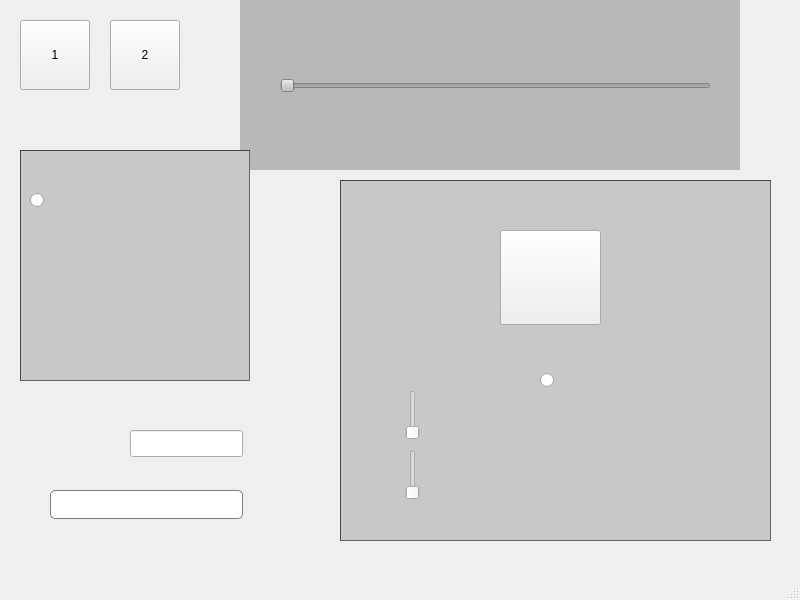
<?xml version="1.0" encoding="UTF-8"?>
<ui version="4.0">
 <class>MainWindow</class>
 <widget class="QMainWindow" name="MainWindow">
  <property name="geometry">
   <rect>
    <x>0</x>
    <y>0</y>
    <width>800</width>
    <height>600</height>
   </rect>
  </property>
  <property name="windowTitle">
   <string>MainWindow</string>
  </property>
  <widget class="QWidget" name="centralwidget">
   <widget class="QToolButton" name="toolButton">
    <property name="geometry">
     <rect>
      <x>20</x>
      <y>20</y>
      <width>70</width>
      <height>70</height>
     </rect>
    </property>
    <property name="text">
     <string>1</string>
    </property>
   </widget>
   <widget class="QToolButton" name="toolButton_2">
    <property name="geometry">
     <rect>
      <x>110</x>
      <y>20</y>
      <width>70</width>
      <height>70</height>
     </rect>
    </property>
    <property name="text">
     <string>2</string>
    </property>
   </widget>
   <widget class="CImprovedPanel" name="ImprovedPanel">
    <property name="geometry">
     <rect>
      <x>340</x>
      <y>180</y>
      <width>431</width>
      <height>361</height>
     </rect>
    </property>
    <property name="toolTip">
     <string>Pannello animato</string>
    </property>
    <property name="whatsThis">
     <string>Pannello animato</string>
    </property>
    <property name="styleSheet">
     <string notr="true">#ImprovedPanel{border-width:1px;
border-color: rgb(68, 68, 68);
border-style:inset;
	background-color: rgb(200, 200, 200);
}</string>
    </property>
    <property name="resizeTime">
     <number>700</number>
    </property>
    <widget class="CLightBlueSwitch" name="Light Blue Switch">
     <property name="geometry">
      <rect>
       <x>30</x>
       <y>270</y>
       <width>85</width>
       <height>50</height>
      </rect>
     </property>
     <property name="toolTip">
      <string>Eyecandy light blue switch</string>
     </property>
     <property name="whatsThis">
      <string>Eyecandy light blue switch</string>
     </property>
     <property name="minimum">
      <number>0</number>
     </property>
     <property name="maximum">
      <number>99</number>
     </property>
    </widget>
    <widget class="CGreenSwitch" name="Green Switch">
     <property name="geometry">
      <rect>
       <x>30</x>
       <y>210</y>
       <width>85</width>
       <height>50</height>
      </rect>
     </property>
     <property name="toolTip">
      <string>Eyecandy green switch</string>
     </property>
     <property name="whatsThis">
      <string>Eyecandy green switch</string>
     </property>
     <property name="minimum">
      <number>0</number>
     </property>
     <property name="maximum">
      <number>99</number>
     </property>
    </widget>
    <widget class="CImprovedButton" name="ImprovedButton">
     <property name="geometry">
      <rect>
       <x>160</x>
       <y>50</y>
       <width>101</width>
       <height>95</height>
      </rect>
     </property>
     <property name="toolTip">
      <string>Pulsante animato</string>
     </property>
     <property name="whatsThis">
      <string>Pulsante animato</string>
     </property>
     <property name="styleSheet">
      <string notr="true">CImprovedButton{
	border-image: url(:/images/sliders/knob_lblue.png);
}</string>
     </property>
     <property name="fixetTextVisibility">
      <bool>true</bool>
     </property>
     <property name="indicatorVisibility">
      <bool>false</bool>
     </property>
     <property name="indicatorSize">
      <size>
       <width>25</width>
       <height>20</height>
      </size>
     </property>
     <property name="indicatorFont">
      <font>
       <pointsize>12</pointsize>
       <weight>75</weight>
       <bold>true</bold>
      </font>
     </property>
     <property name="pixmapFile">
      <pixmap resource="resources/components_resources.qrc">:/images/sliders/knob_lblue.png</pixmap>
     </property>
     <property name="appliedMask" stdset="0">
      <bool>true</bool>
     </property>
    </widget>
    <widget class="CLightBlueRadio" name="Light Blue Radio">
     <property name="geometry">
      <rect>
       <x>200</x>
       <y>180</y>
       <width>210</width>
       <height>40</height>
      </rect>
     </property>
     <property name="toolTip">
      <string>Eyecandy light blue Radio</string>
     </property>
     <property name="whatsThis">
      <string>Eyecandy light blue Radio</string>
     </property>
    </widget>
   </widget>
   <widget class="CImprovedStackWidget" name="SlidingPanel">
    <property name="geometry">
     <rect>
      <x>240</x>
      <y>-30</y>
      <width>500</width>
      <height>200</height>
     </rect>
    </property>
    <property name="minimumSize">
     <size>
      <width>0</width>
      <height>0</height>
     </size>
    </property>
    <property name="toolTip">
     <string>Animated sliding panel</string>
    </property>
    <property name="whatsThis">
     <string>Animated sliding panel</string>
    </property>
    <property name="styleSheet">
     <string>background-color: rgb(184, 184, 184);</string>
    </property>
    <property name="currentIndex">
     <number>0</number>
    </property>
    <widget class="QWidget" name="page">
     <widget class="QSlider" name="horizontalSlider">
      <property name="geometry">
       <rect>
        <x>40</x>
        <y>100</y>
        <width>431</width>
        <height>31</height>
       </rect>
      </property>
      <property name="styleSheet">
       <string notr="true">QSlider::groove:horizontal {
border-image: url(:/images/sliders/fill_horizontal.png);


}
QSlider::handle:horizontal {
	border-image: url(:/images/sliders/knob_lblue.png);
    width: 30px;
    height:30px;
}
QSlider::add-page:horizontal {

}
QSlider::sub-page:horizontal {
border-image: url(:/images/sliders/fill_horizontal.png);
}
QSlider::handle:pressed {
	border-image: url(:/images/sliders/knob_lblue.png);
    width: 40px;
    height: 40px;
}</string>
      </property>
      <property name="orientation">
       <enum>Qt::Horizontal</enum>
      </property>
     </widget>
    </widget>
    <widget class="QWidget" name="page_2"/>
   </widget>
   <widget class="CImprovedPanel" name="ImprovedPanel_2">
    <property name="geometry">
     <rect>
      <x>20</x>
      <y>150</y>
      <width>230</width>
      <height>231</height>
     </rect>
    </property>
    <property name="toolTip">
     <string>Pannello animato</string>
    </property>
    <property name="whatsThis">
     <string>Pannello animato</string>
    </property>
    <property name="styleSheet">
     <string notr="true">#ImprovedPanel_2{border-width:1px;
border-color: rgb(68, 68, 68);
border-style:inset;
	background-color: rgb(200, 200, 200);
}</string>
    </property>
    <property name="resizeTime">
     <number>700</number>
    </property>
    <property name="pixmapFile">
     <pixmap>:/img/alarm.png</pixmap>
    </property>
    <property name="appliedMask" stdset="0">
     <bool>false</bool>
    </property>
    <widget class="CImprovedRadioButton" name="Improved Radio Button">
     <property name="geometry">
      <rect>
       <x>10</x>
       <y>30</y>
       <width>210</width>
       <height>40</height>
      </rect>
     </property>
     <property name="toolTip">
      <string>Improved Radio Button</string>
     </property>
     <property name="whatsThis">
      <string>Improved Radio Button</string>
     </property>
    </widget>
   </widget>
   <widget class="QLineEdit" name="lineEdit">
    <property name="geometry">
     <rect>
      <x>130</x>
      <y>430</y>
      <width>113</width>
      <height>27</height>
     </rect>
    </property>
   </widget>
   <widget class="CImprovedLineEdit" name="ImprovedLineEdit">
    <property name="geometry">
     <rect>
      <x>50</x>
      <y>490</y>
      <width>193</width>
      <height>29</height>
     </rect>
    </property>
    <property name="toolTip">
     <string>--</string>
    </property>
    <property name="whatsThis">
     <string>--</string>
    </property>
    <property name="styleSheet">
     <string notr="true">
        border-style: solid;
        border-width: 1px;
        border-radius: 5px;
        border-color: rgb(125,125,125)
    </string>
    </property>
    <property name="text">
     <string/>
    </property>
    <property name="onlyNumbers">
     <bool>false</bool>
    </property>
    <property name="needAttention">
     <bool>false</bool>
    </property>
   </widget>
  </widget>
  <widget class="QMenuBar" name="menubar">
   <property name="geometry">
    <rect>
     <x>0</x>
     <y>0</y>
     <width>800</width>
     <height>25</height>
    </rect>
   </property>
  </widget>
  <widget class="QStatusBar" name="statusbar"/>
 </widget>
 <customwidgets>
  <customwidget>
   <class>CGreenSwitch</class>
   <extends>QSlider</extends>
   <header>GreenSwitch</header>
  </customwidget>
  <customwidget>
   <class>CImprovedButton</class>
   <extends>QToolButton</extends>
   <header>ImprovedButton</header>
  </customwidget>
  <customwidget>
   <class>CImprovedLineEdit</class>
   <extends>QLineEdit</extends>
   <header>ImprovedLineEdit</header>
  </customwidget>
  <customwidget>
   <class>CImprovedPanel</class>
   <extends>QFrame</extends>
   <header>ImprovedPanel</header>
   <container>1</container>
  </customwidget>
  <customwidget>
   <class>CImprovedRadioButton</class>
   <extends>QRadioButton</extends>
   <header>ImprovedRadioButton</header>
  </customwidget>
  <customwidget>
   <class>CImprovedStackWidget</class>
   <extends>QStackedWidget</extends>
   <header>ImprovedStackWidget</header>
   <container>1</container>
  </customwidget>
  <customwidget>
   <class>CLightBlueRadio</class>
   <extends>QRadioButton</extends>
   <header>LightBlueRadio</header>
  </customwidget>
  <customwidget>
   <class>CLightBlueSwitch</class>
   <extends>QSlider</extends>
   <header>LightBlueSwitch</header>
  </customwidget>
 </customwidgets>
 <resources>
  <include location="res.qrc"/>
  <include location="resources/components_resources.qrc"/>
 </resources>
 <connections/>
</ui>
